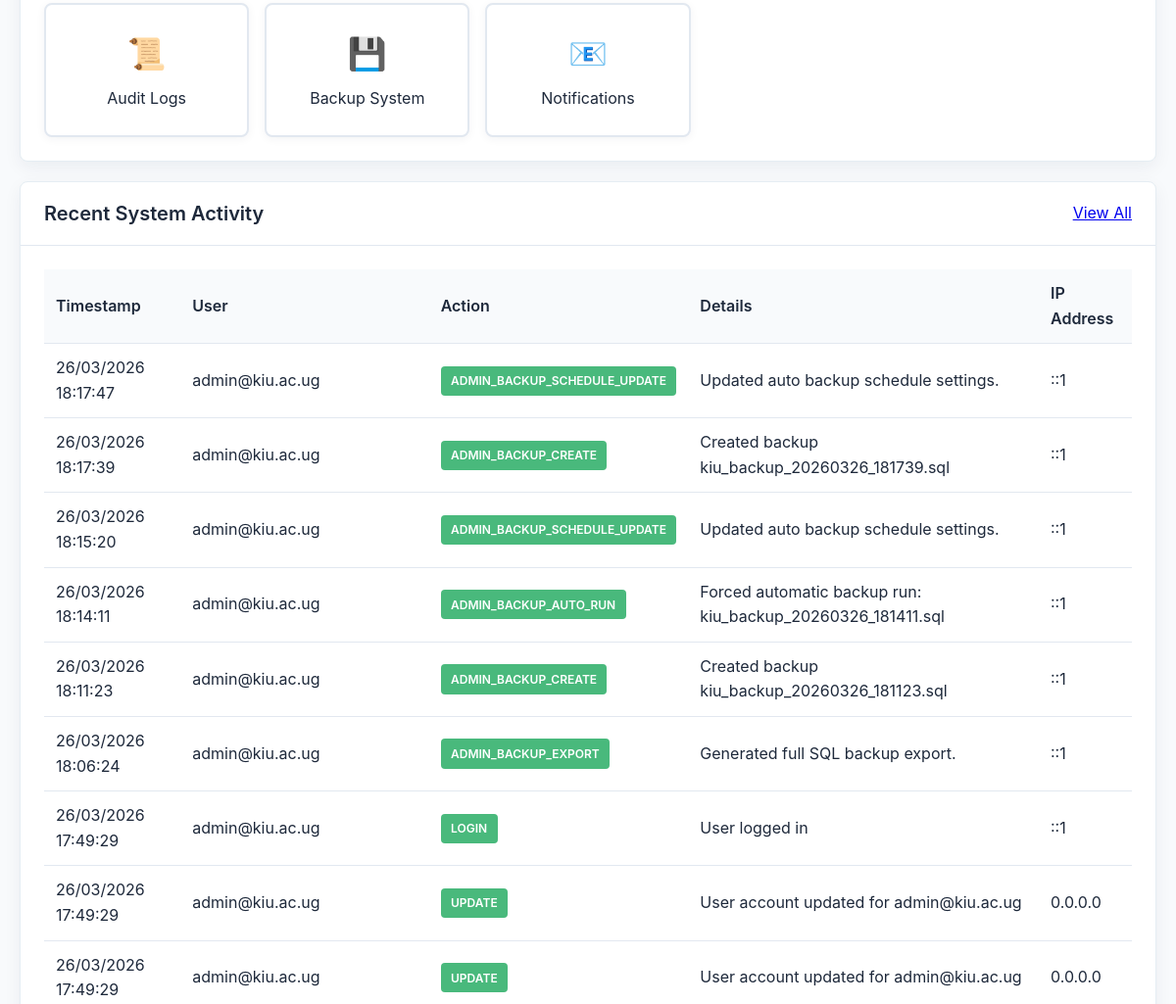
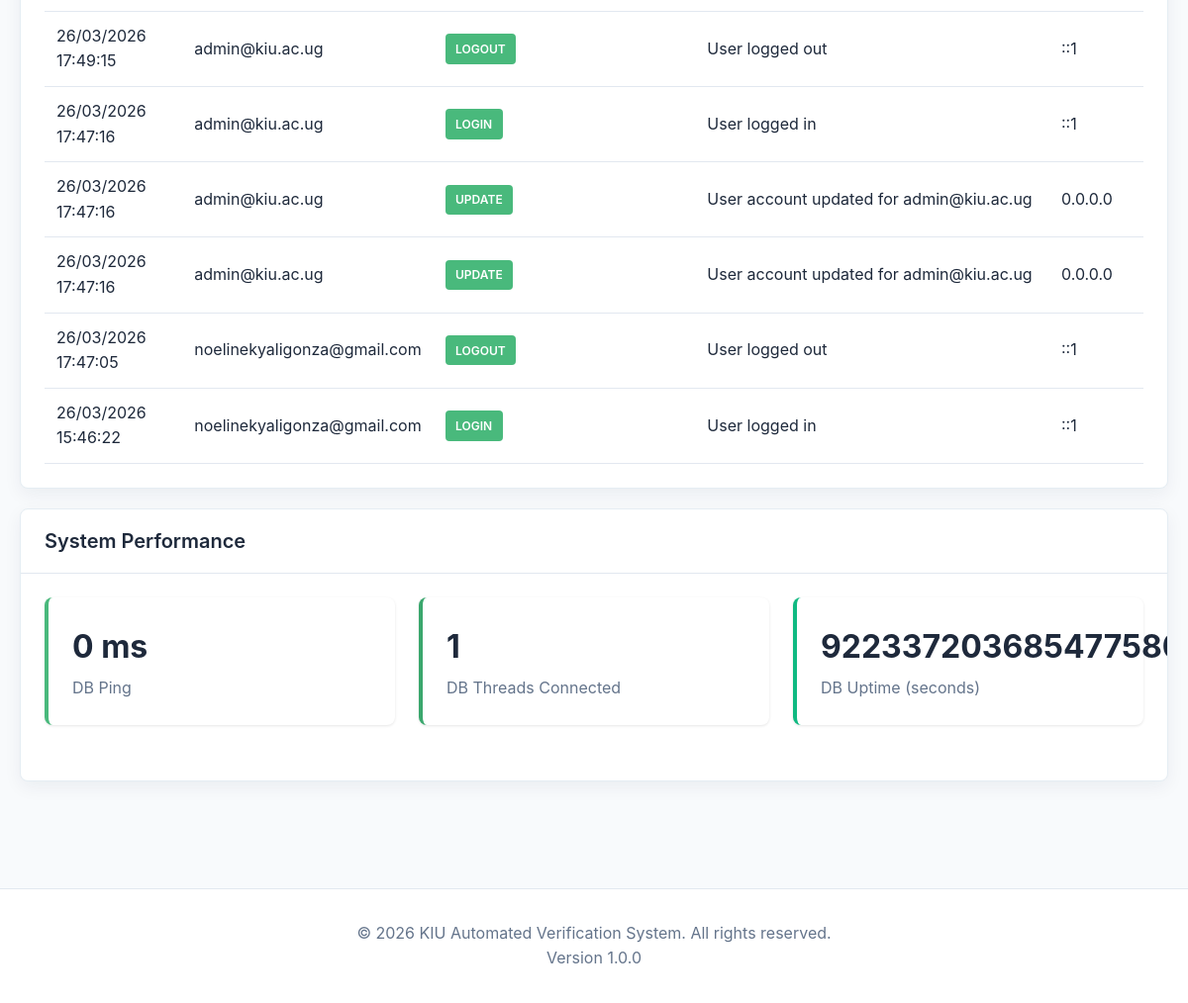
The page /modules/admin/dashboard.php (signed in, lower part) on the database as committed earlier (2 pictures, top to bottom).
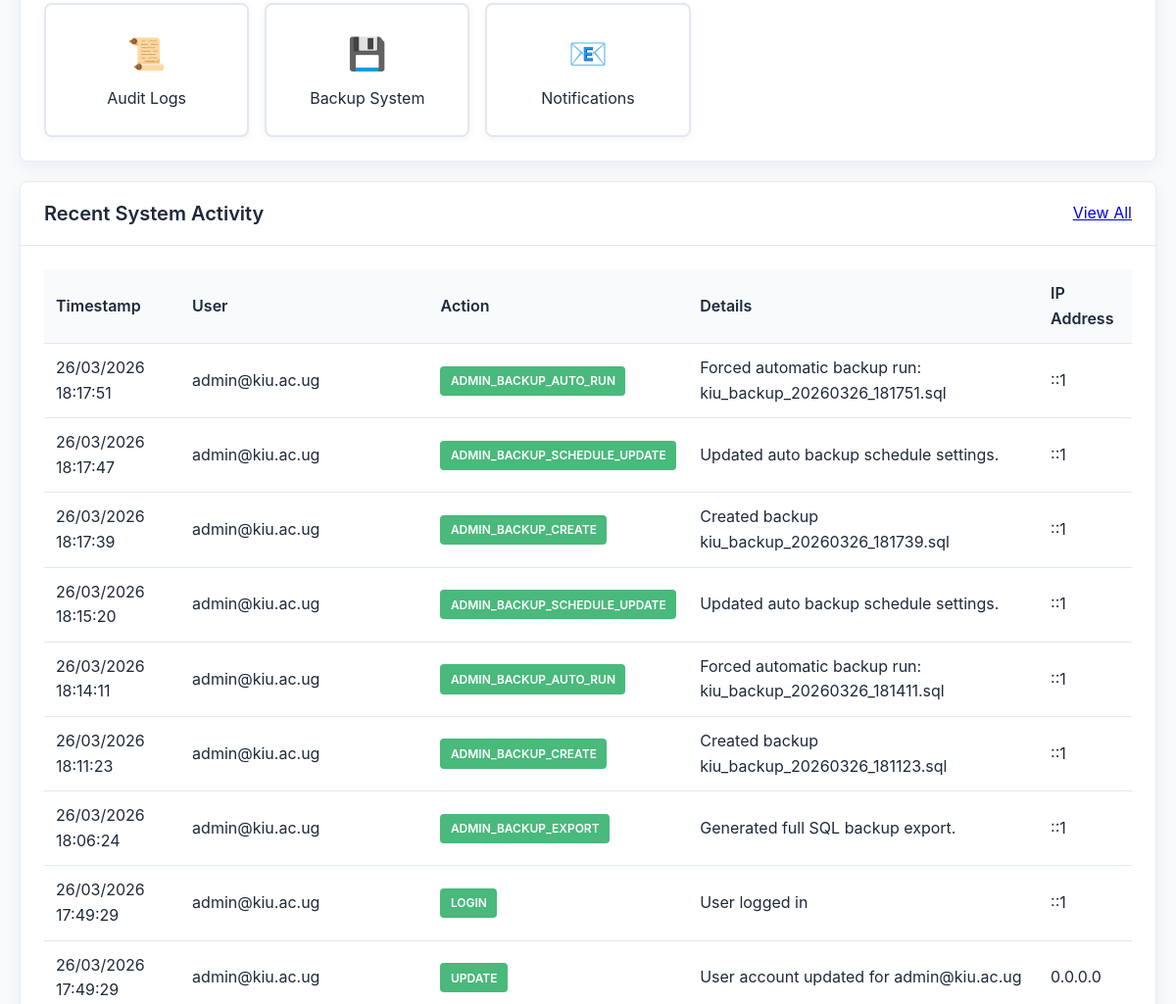
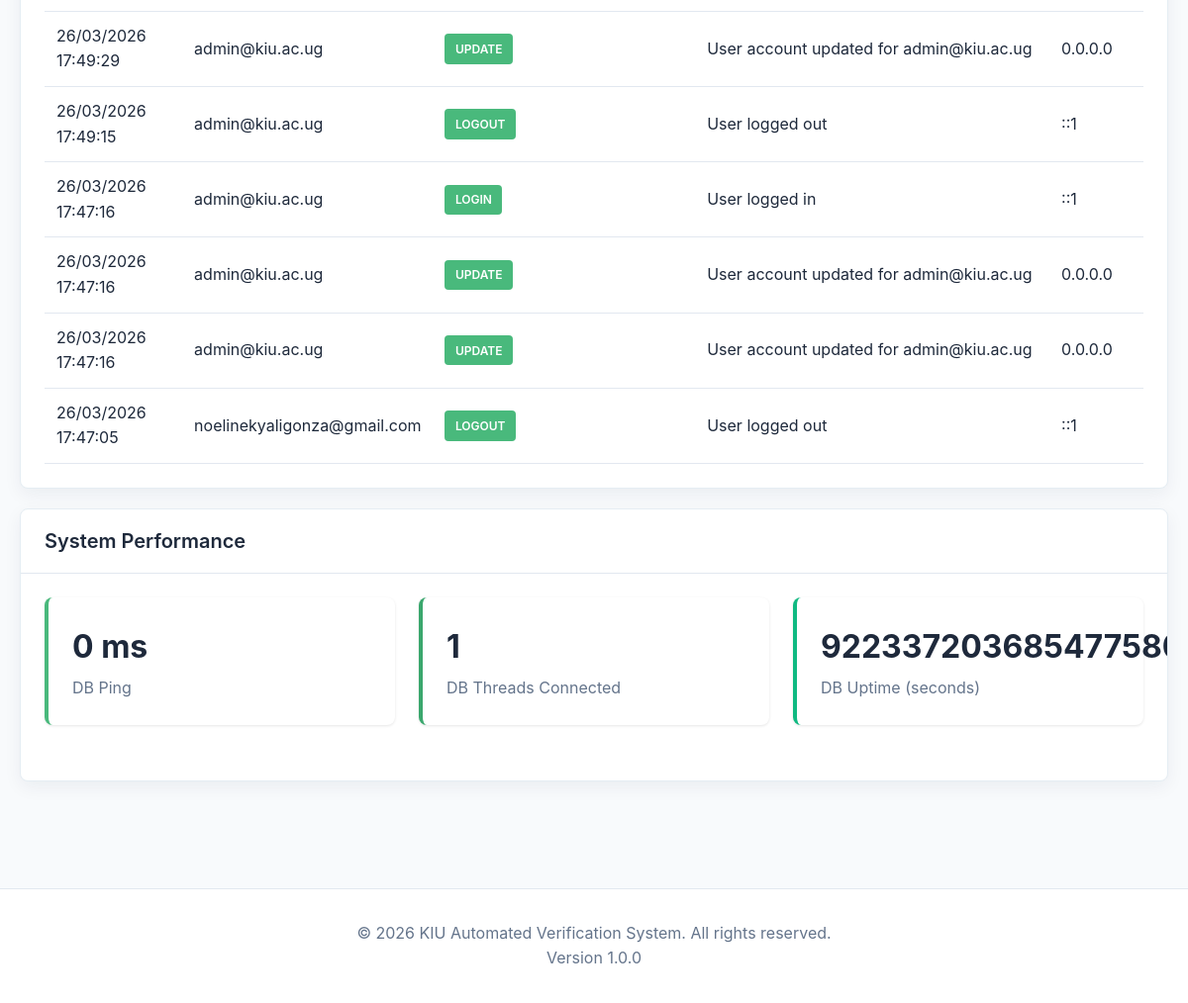
The same page on the database as committed later (2 pictures, top to bottom).
### tables this page shows
CREATE TABLE `audit_logs` (
  `log_id` bigint(20) unsigned NOT NULL AUTO_INCREMENT,
  `user_id` bigint(20) unsigned DEFAULT NULL COMMENT 'NULL for system-generated actions',
  `action` varchar(100) NOT NULL COMMENT 'e.g., CREATE, UPDATE, DELETE, LOGIN, LOGOUT',
  `table_name` varchar(100) DEFAULT NULL COMMENT 'Affected table',
  `record_id` bigint(20) unsigned DEFAULT NULL COMMENT 'Affected record ID',
  `old_value` longtext DEFAULT NULL COMMENT 'Previous state of record' CHECK (json_valid(`old_value`)),
  `new_value` longtext DEFAULT NULL COMMENT 'New state of record' CHECK (json_valid(`new_value`)),
  `changes_summary` text DEFAULT NULL COMMENT 'Human-readable summary of changes',
  `ip_address` varchar(45) NOT NULL COMMENT 'IPv4 or IPv6 address',
  `user_agent` text DEFAULT NULL COMMENT 'Browser/client user agent',
  `request_url` varchar(500) DEFAULT NULL COMMENT 'Request URL if applicable',
  `request_method` varchar(10) DEFAULT NULL COMMENT 'HTTP method (GET, POST, etc.)',
  `session_id` varchar(255) DEFAULT NULL COMMENT 'Session identifier',
  `severity` enum('info','warning','error','critical') DEFAULT 'info',
  `timestamp` timestamp(6) NOT NULL DEFAULT current_timestamp(6) COMMENT 'Microsecond precision',
  `created_at` timestamp NOT NULL DEFAULT current_timestamp(),
  PRIMARY KEY (`log_id`),
  KEY `idx_user_actions` (`user_id`,`timestamp`),
  KEY `idx_table_record` (`table_name`,`record_id`,`timestamp`),
  KEY `idx_action_timestamp` (`action`,`timestamp`),
  KEY `idx_severity` (`severity`,`timestamp`),
  CONSTRAINT `fk_audit_user` FOREIGN KEY (`user_id`) REFERENCES `users` (`user_id`) ON DELETE SET NULL ON UPDATE CASCADE
);

CREATE TABLE `users` (
  `user_id` bigint(20) unsigned NOT NULL AUTO_INCREMENT,
  `admission_number` varchar(50) NOT NULL COMMENT 'University admission number',
  `email` varchar(255) NOT NULL COMMENT 'User email address',
  `password_hash` varchar(255) NOT NULL COMMENT 'Bcrypt hashed password',
  `role` enum('student','finance_officer','registrar','admin') NOT NULL DEFAULT 'student',
  `mfa_enabled` tinyint(1) DEFAULT 0 COMMENT 'Multi-factor authentication status',
  `mfa_secret` varchar(255) DEFAULT NULL COMMENT 'TOTP secret for MFA',
  `email_verified_at` timestamp NULL DEFAULT NULL COMMENT 'Email verification timestamp',
  `last_login_at` timestamp NULL DEFAULT NULL COMMENT 'Last successful login',
  `login_attempts` tinyint(3) unsigned DEFAULT 0 COMMENT 'Failed login attempt counter',
  `locked_until` timestamp NULL DEFAULT NULL COMMENT 'Account lockout expiry time',
  `is_active` tinyint(1) DEFAULT 1 COMMENT 'Account active status',
  `created_at` timestamp NOT NULL DEFAULT current_timestamp(),
  `updated_at` timestamp NOT NULL DEFAULT current_timestamp() ON UPDATE current_timestamp(),
  PRIMARY KEY (`user_id`),
  UNIQUE KEY `admission_number` (`admission_number`),
  UNIQUE KEY `email` (`email`),
  KEY `idx_email` (`email`),
  KEY `idx_admission_number` (`admission_number`),
  KEY `idx_role` (`role`),
  KEY `idx_created_at` (`created_at`)
);

### includes/functions.php (called while the page is built, shortened)
<?php
function format_date($date, $format = DISPLAY_DATE_FORMAT) {
    return date($format, strtotime($date));
}

### modules/admin/dashboard.php (the view, shortened to what this page needs)
<?php
require_once '../../config/init.php';
$performance = [
    'db_time_ms' => null,
    'db_threads_connected' => null,
    'db_uptime_seconds' => null
];
try {
    $start = microtime(true);
    $db->query('SELECT 1')->fetchColumn();
    $performance['db_time_ms'] = round((microtime(true) - $start) * 1000, 2);
    $statusRows = $db->query("SHOW GLOBAL STATUS WHERE Variable_name IN ('Threads_connected','Uptime')")->fetchAll();
    foreach ($statusRows as $row) {
        if (($row['Variable_name'] ?? '') === 'Threads_connected') {
            $performance['db_threads_connected'] = (int)$row['Value'];
        }
        if (($row['Variable_name'] ?? '') === 'Uptime') {
            $performance['db_uptime_seconds'] = (int)$row['Value'];
        }
    }
} catch (Exception $e) {
}
$recent_activity = $db->query("
    SELECT al.*, u.email, u.admission_number
    FROM audit_logs al
    LEFT JOIN users u ON al.user_id = u.user_id
    ORDER BY al.timestamp DESC
    LIMIT 15
")->fetchAll();
include '../../includes/header.php';
?>
<div class="dashboard">
    <div class="card">
        <div class="card-body">
            <div class="quick-actions">
                <a href="audit_logs.php" class="action-btn">
                    <span class="action-icon">📜</span>
                    <span>Audit Logs</span>
                </a>
                <a href="backup.php" class="action-btn">
                    <span class="action-icon">💾</span>
                    <span>Backup System</span>
                </a>
                <a href="notifications.php" class="action-btn">
                    <span class="action-icon">📧</span>
                    <span>Notifications</span>
                </a>
            </div>
        </div>
    </div>
    <div class="card">
        <div class="card-header">
            <h3>Recent System Activity</h3>
            <a href="audit_logs.php">View All</a>
        </div>
        <div class="card-body">
            <div class="table-responsive">
                <table class="table table-sm">
                    <thead>
                        <tr>
                            <th>Timestamp</th>
                            <th>User</th>
                            <th>Action</th>
                            <th>Details</th>
                            <th>IP Address</th>
                        </tr>
                    </thead>
                    <tbody>
                        <?php foreach ($recent_activity as $activity): ?>
                            <tr>
                                <td><?php echo format_date($activity['timestamp'], DISPLAY_DATETIME_FORMAT); ?></td>
                                <td><?php echo htmlspecialchars($activity['email'] ?? 'System'); ?></td>
                                <td><span class="badge badge-info"><?php echo htmlspecialchars($activity['action']); ?></span></td>
                                <td><?php echo htmlspecialchars($activity['changes_summary'] ?? '-'); ?></td>
                                <td><?php echo htmlspecialchars($activity['ip_address']); ?></td>
                            </tr>
                        <?php endforeach; ?>
                    </tbody>
                </table>
            </div>
        </div>
    </div>
    <div class="card">
        <div class="card-header">
            <h3>System Performance</h3>
        </div>
        <div class="card-body">
            <div class="stats-grid">
                <div class="stat-card stat-info">
                    <div class="stat-content">
                        <h3><?php echo $performance['db_time_ms'] !== null ? htmlspecialchars((string)$performance['db_time_ms']) . ' ms' : 'N/A'; ?></h3>
                        <p>DB Ping</p>
                    </div>
                </div>
                <div class="stat-card stat-primary">
                    <div class="stat-content">
                        <h3><?php echo $performance['db_threads_connected'] !== null ? (int)$performance['db_threads_connected'] : 'N/A'; ?></h3>
                        <p>DB Threads Connected</p>
                    </div>
                </div>
                <div class="stat-card stat-success">
                    <div class="stat-content">
                        <h3><?php echo $performance['db_uptime_seconds'] !== null ? (int)$performance['db_uptime_seconds'] : 'N/A'; ?></h3>
                        <p>DB Uptime (seconds)</p>
                    </div>
                </div>
            </div>
        </div>
    </div>
</div>
<?php include '../../includes/footer.php'; ?>

### includes/header.php (shortened to what this page needs)
<!DOCTYPE html>
<html lang="en">
<head>
    <link rel="stylesheet" href="<?php echo BASE_URL; ?>assets/css/style.css?v=<?php echo filemtime(__DIR__ . '/../assets/css/style.css'); ?>">
    <link rel="stylesheet" href="https://cdnjs.cloudflare.com/ajax/libs/font-awesome/6.0.0/css/all.min.css">
</head>
<?php
    $bodyClasses = [];
    if (is_logged_in()) {
        $bodyClasses[] = 'role-' . ($_SESSION['role'] ?? 'guest');
    } else {
        $bodyClasses[] = 'role-guest';
    }
    $requestPath = $_SERVER['REQUEST_URI'] ?? '';
    if (strpos($requestPath, '/modules/student/') !== false) {
        $bodyClasses[] = 'module-student';
    } elseif (strpos($requestPath, '/modules/finance/') !== false) {
        $bodyClasses[] = 'module-finance';
    } elseif (strpos($requestPath, '/modules/admissions/') !== false) {
        $bodyClasses[] = 'module-admissions';
    } elseif (strpos($requestPath, '/modules/admin/') !== false) {
        $bodyClasses[] = 'module-admin';
    }
?>
<body class="<?php echo htmlspecialchars(implode(' ', $bodyClasses)); ?>">
    <main class="main-content">

### includes/footer.php (shortened to what this page needs)
    </main>
    <footer class="footer">
        <div class="footer-container">
            <p>&copy; <?php echo date('Y'); ?> <?php echo APP_NAME; ?>. All rights reserved.</p>
            <p>Version <?php echo APP_VERSION; ?></p>
        </div>
    </footer>
</body>
</html>

### assets/css/style.css (style rules this page uses)
:root { --primary-color: #3aa76d; --secondary-color: #64748b; --success-color: #10b981; --danger-color: #ef4444; --warning-color: #f59e0b; --info-color: #49b97c; --light-color: #f8fafc; --dark-color: #1e293b; --border-color: #e2e8f0; --shadow: 0 1px 3px 0 rgba(0, 0, 0, 0.1); --shadow-lg: 0 10px 15px -3px rgba(0, 0, 0, 0.1); }
* { margin: 0; padding: 0; box-sizing: border-box; }
body { font-family: -apple-system, BlinkMacSystemFont, 'Segoe UI', Roboto, 'Helvetica Neue', Arial, sans-serif; line-height: 1.6; color: var(--dark-color); background-color: var(--light-color); overflow-x: hidden; }
.main-content { min-height: calc(100vh - 120px); padding: 20px 0; position: relative; z-index: 1; }
.card { background: white; border-radius: 8px; border: 1px solid #e5edf3; box-shadow: 0 6px 18px rgba(15, 41, 66, 0.06); margin-bottom: 20px; overflow: hidden; }
.card-header { padding: 1rem 1.5rem; border-bottom: 1px solid var(--border-color); display: flex; justify-content: space-between; align-items: center; }
.card-header h3 { font-size: 1.25rem; font-weight: 600; }
.card-body { padding: 1.5rem; }
.dashboard { max-width: 1400px; margin: 0 auto; padding: 20px; }
.stats-grid { display: grid; grid-template-columns: repeat(auto-fit, minmax(250px, 1fr)); gap: 1.5rem; margin-bottom: 2rem; }
.stat-card { background: white; border-radius: 8px; padding: 1.5rem; box-shadow: var(--shadow); display: flex; align-items: center; gap: 1rem; }
.stat-content h3 { font-size: 2rem; font-weight: 700; margin-bottom: 0.25rem; }
.stat-content p { color: var(--secondary-color); }
.stat-card.stat-primary { border-left: 4px solid var(--primary-color); }
.stat-card.stat-success { border-left: 4px solid var(--success-color); }
.stat-card.stat-info { border-left: 4px solid var(--info-color); }
.badge { display: inline-block; padding: 0.35rem 0.65rem; font-size: 0.75rem; font-weight: 600; border-radius: 4px; }
.badge-info { background-color: var(--info-color); color: white; }
.table { width: 100%; border-collapse: collapse; }
.table th, .table td { padding: 0.75rem; text-align: left; border-bottom: 1px solid var(--border-color); }
.table thead th { font-weight: 600; background-color: var(--light-color); }
.table-responsive { overflow-x: auto; }
.quick-actions { display: grid; grid-template-columns: repeat(auto-fill, minmax(200px, 1fr)); gap: 1rem; }
.action-btn { display: flex; flex-direction: column; align-items: center; gap: 0.5rem; padding: 1.5rem; background: white; border: 2px solid var(--border-color); border-radius: 8px; text-decoration: none; color: var(--dark-color); transition: border-color 0.2s ease, box-shadow 0.2s ease, transform 0.2s ease; box-shadow: 0 2px 10px rgba(15, 41, 66, 0.05); }
.action-icon { font-size: 2rem; }
.footer { background-color: white; border-top: 1px solid var(--border-color); padding: 2rem 0; margin-top: 3rem; }
.footer-container { max-width: 1400px; margin: 0 auto; padding: 0 2rem; text-align: center; color: var(--secondary-color); }

Rows that differ between the two databases and show on the page:
no longer on this page (row unchanged): audit_logs: timestamp "26/03/2026 15:46:22", user.email "noelinekyaligonza@gmail.com", action "LOGIN", changes_summary "User logged in", ip_address "::1"
added audit_logs: timestamp "26/03/2026 18:17:51", user.email "admin@kiu.ac.ug", action "ADMIN_BACKUP_AUTO_RUN", changes_summary "Forced automatic backup run: kiu_backup_20260326_181751.sql", ip_address "::1"
